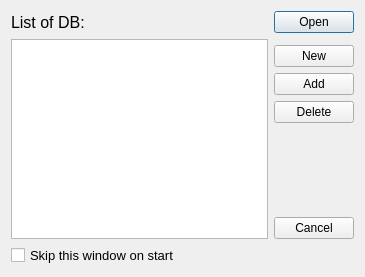
<?xml version="1.0" encoding="UTF-8"?>
<ui version="4.0">
 <class>ChoiceDB</class>
 <widget class="QDialog" name="ChoiceDB">
  <property name="geometry">
   <rect>
    <x>0</x>
    <y>0</y>
    <width>365</width>
    <height>277</height>
   </rect>
  </property>
  <property name="windowTitle">
   <string>Open Data base</string>
  </property>
  <layout class="QGridLayout" name="gridLayout">
   <item row="0" column="1">
    <widget class="QPushButton" name="okButton">
     <property name="text">
      <string>Open</string>
     </property>
     <property name="icon">
      <iconset>
       <normalon>:/image/fileopen.png</normalon>
      </iconset>
     </property>
    </widget>
   </item>
   <item row="5" column="1">
    <spacer name="verticalSpacer">
     <property name="orientation">
      <enum>Qt::Vertical</enum>
     </property>
     <property name="sizeHint" stdset="0">
      <size>
       <width>20</width>
       <height>247</height>
      </size>
     </property>
    </spacer>
   </item>
   <item row="2" column="1">
    <widget class="QPushButton" name="newButton">
     <property name="text">
      <string>New</string>
     </property>
     <property name="icon">
      <iconset>
       <normalon>:/image/filenew.png</normalon>
      </iconset>
     </property>
    </widget>
   </item>
   <item row="6" column="1">
    <widget class="QPushButton" name="cancelButton">
     <property name="text">
      <string>Cancel</string>
     </property>
    </widget>
   </item>
   <item row="7" column="0">
    <widget class="QCheckBox" name="skipThisWindow">
     <property name="font">
      <font>
       <pointsize>10</pointsize>
      </font>
     </property>
     <property name="text">
      <string>Skip this window on start</string>
     </property>
    </widget>
   </item>
   <item row="3" column="1">
    <widget class="QPushButton" name="addButton">
     <property name="text">
      <string>Add</string>
     </property>
    </widget>
   </item>
   <item row="4" column="1">
    <widget class="QPushButton" name="delButton">
     <property name="text">
      <string>Delete</string>
     </property>
    </widget>
   </item>
   <item row="0" column="0">
    <widget class="QLabel" name="label">
     <property name="font">
      <font>
       <pointsize>12</pointsize>
      </font>
     </property>
     <property name="text">
      <string>List of DB:</string>
     </property>
     <property name="buddy">
      <cstring>listOfBDs</cstring>
     </property>
    </widget>
   </item>
   <item row="1" column="0" rowspan="6">
    <widget class="QListWidget" name="listOfBDs"/>
   </item>
  </layout>
 </widget>
 <resources>
  <include location="res/res2.qrc"/>
 </resources>
 <connections>
  <connection>
   <sender>cancelButton</sender>
   <signal>clicked()</signal>
   <receiver>ChoiceDB</receiver>
   <slot>reject()</slot>
   <hints>
    <hint type="sourcelabel">
     <x>326</x>
     <y>232</y>
    </hint>
    <hint type="destinationlabel">
     <x>339</x>
     <y>255</y>
    </hint>
   </hints>
  </connection>
 </connections>
</ui>
